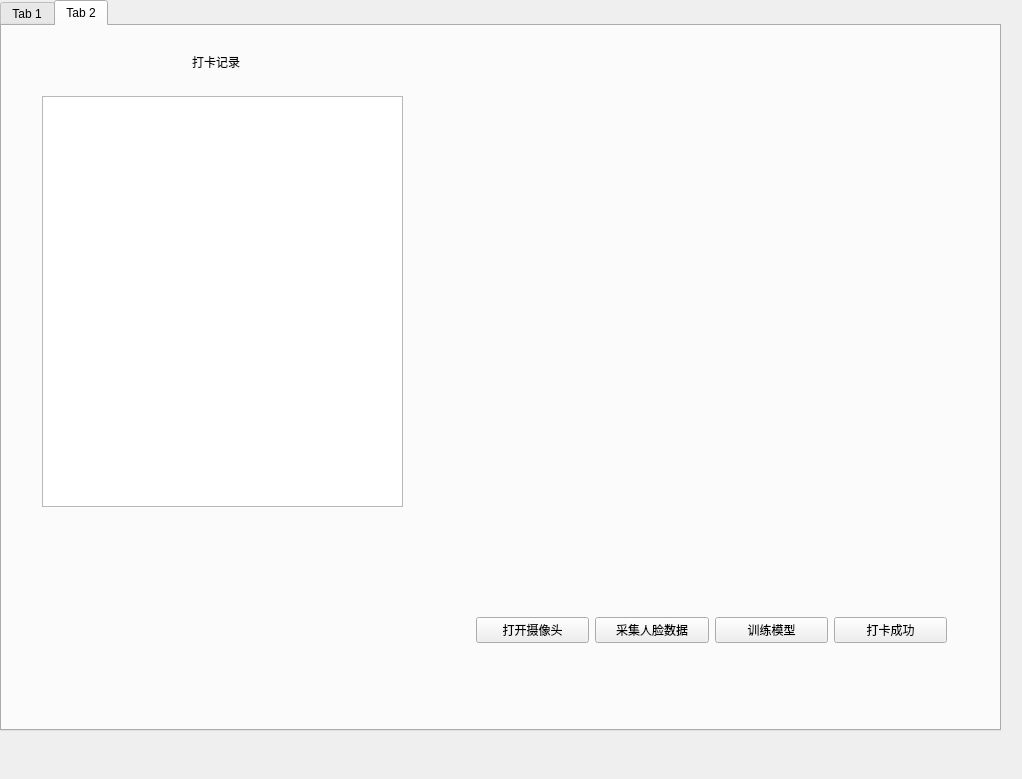
<?xml version="1.0" encoding="UTF-8"?>
<ui version="4.0">
 <class>Dialog</class>
 <widget class="QDialog" name="Dialog">
  <property name="geometry">
   <rect>
    <x>0</x>
    <y>0</y>
    <width>1022</width>
    <height>779</height>
   </rect>
  </property>
  <property name="windowTitle">
   <string>Dialog</string>
  </property>
  <widget class="QTabWidget" name="tabWidget">
   <property name="geometry">
    <rect>
     <x>0</x>
     <y>0</y>
     <width>1001</width>
     <height>731</height>
    </rect>
   </property>
   <property name="currentIndex">
    <number>1</number>
   </property>
   <widget class="QWidget" name="tab">
    <attribute name="title">
     <string>Tab 1</string>
    </attribute>
    <widget class="QLabel" name="label">
     <property name="geometry">
      <rect>
       <x>40</x>
       <y>270</y>
       <width>91</width>
       <height>41</height>
      </rect>
     </property>
     <property name="text">
      <string>id</string>
     </property>
    </widget>
    <widget class="QLineEdit" name="id_input">
     <property name="geometry">
      <rect>
       <x>150</x>
       <y>270</y>
       <width>181</width>
       <height>51</height>
      </rect>
     </property>
    </widget>
    <widget class="QLabel" name="label_2">
     <property name="geometry">
      <rect>
       <x>40</x>
       <y>380</y>
       <width>91</width>
       <height>41</height>
      </rect>
     </property>
     <property name="text">
      <string>姓名</string>
     </property>
    </widget>
    <widget class="QLineEdit" name="name_input">
     <property name="geometry">
      <rect>
       <x>150</x>
       <y>380</y>
       <width>181</width>
       <height>51</height>
      </rect>
     </property>
    </widget>
    <widget class="QLabel" name="status_label">
     <property name="geometry">
      <rect>
       <x>470</x>
       <y>40</y>
       <width>461</width>
       <height>491</height>
      </rect>
     </property>
     <property name="text">
      <string/>
     </property>
    </widget>
    <widget class="QPushButton" name="saveButton">
     <property name="geometry">
      <rect>
       <x>170</x>
       <y>550</y>
       <width>151</width>
       <height>61</height>
      </rect>
     </property>
     <property name="text">
      <string>信息录入</string>
     </property>
    </widget>
   </widget>
   <widget class="QWidget" name="tab_2">
    <attribute name="title">
     <string>Tab 2</string>
    </attribute>
    <widget class="QLabel" name="camera_label">
     <property name="geometry">
      <rect>
       <x>490</x>
       <y>120</y>
       <width>471</width>
       <height>451</height>
      </rect>
     </property>
     <property name="text">
      <string/>
     </property>
    </widget>
    <widget class="QTableWidget" name="result_table">
     <property name="geometry">
      <rect>
       <x>40</x>
       <y>70</y>
       <width>361</width>
       <height>411</height>
      </rect>
     </property>
    </widget>
    <widget class="QLabel" name="label_4">
     <property name="geometry">
      <rect>
       <x>130</x>
       <y>50</y>
       <width>131</width>
       <height>41</height>
      </rect>
     </property>
     <property name="text">
      <string/>
     </property>
    </widget>
    <widget class="QWidget" name="horizontalLayoutWidget">
     <property name="geometry">
      <rect>
       <x>474</x>
       <y>520</y>
       <width>471</width>
       <height>171</height>
      </rect>
     </property>
     <layout class="QHBoxLayout" name="horizontalLayout">
      <property name="bottomMargin">
       <number>2</number>
      </property>
      <item>
       <widget class="QPushButton" name="openButton">
        <property name="text">
         <string>打开摄像头</string>
        </property>
       </widget>
      </item>
      <item>
       <widget class="QPushButton" name="captureButton">
        <property name="text">
         <string>采集人脸数据</string>
        </property>
       </widget>
      </item>
      <item>
       <widget class="QPushButton" name="trainButton">
        <property name="text">
         <string>训练模型</string>
        </property>
       </widget>
      </item>
      <item>
       <widget class="QPushButton" name="recognizeButton">
        <property name="text">
         <string>打卡成功</string>
        </property>
       </widget>
      </item>
     </layout>
    </widget>
    <widget class="QLabel" name="label_3">
     <property name="geometry">
      <rect>
       <x>190</x>
       <y>20</y>
       <width>131</width>
       <height>31</height>
      </rect>
     </property>
     <property name="text">
      <string>打卡记录</string>
     </property>
    </widget>
   </widget>
  </widget>
 </widget>
 <resources>
  <include location="resources.qrc"/>
 </resources>
 <connections/>
</ui>
